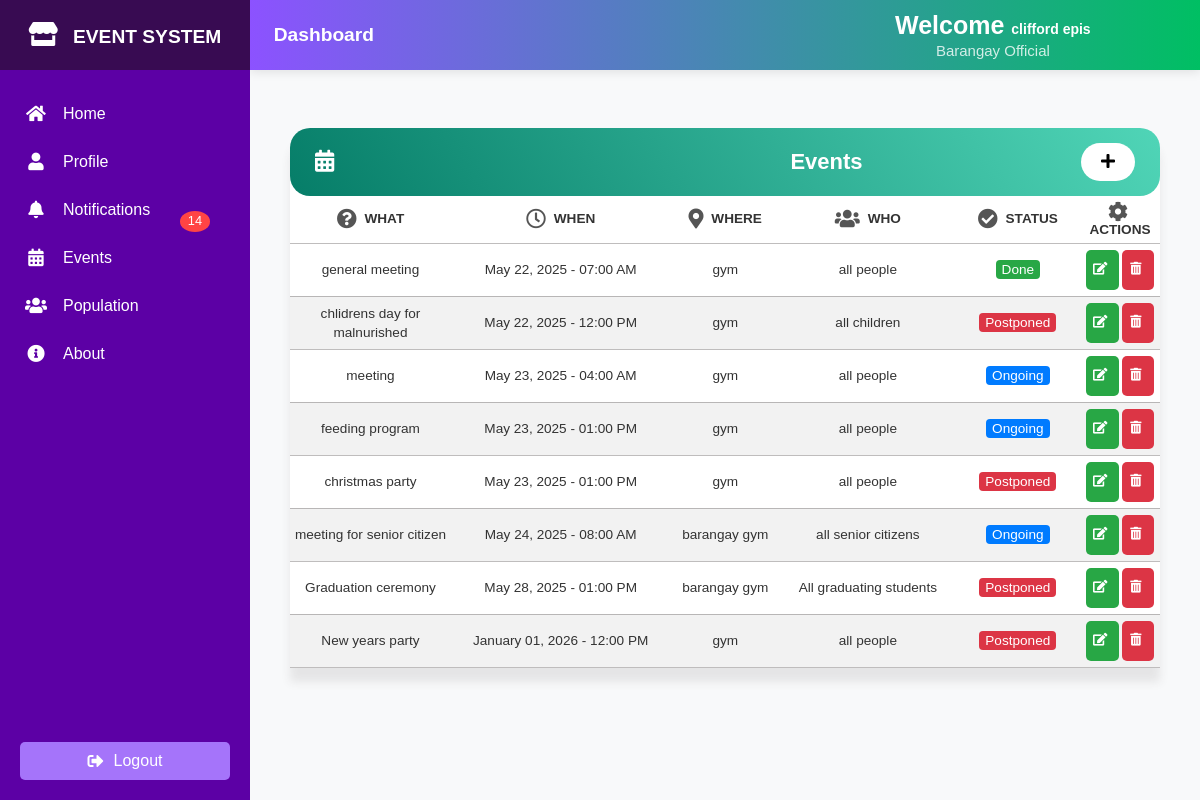
Screenshot of /events/list/ (signed in) with the database file from the repository.
### accounts/models.py (models this page shows, shortened)
class User(AbstractUser):
    ROLE_CHOICES = [
        ('OFFICIAL', 'Barangay Official'),
        ('MEMBER', 'Member'),
    ]
    GENDER_CHOICES = [
        ('M', 'Male'),
        ('F', 'Female'),
        ('O', 'Other'),
    ]
    full_name = models.CharField(_('full name'), max_length=100)
    birthdate = models.DateField(null=False, blank=False)
    age = models.PositiveIntegerField(null=True, blank=True, default=0)
    gender = models.CharField(_('gender'), max_length=1, choices=GENDER_CHOICES)
    address = models.TextField(_('address'))
    contact_no = models.CharField(_('contact number'), max_length=11)
    is_pwd = models.BooleanField(_('PWD'), default=False)
    is_4ps_member = models.BooleanField(_('4Ps Member'), default=False)
    is_senior_citizen = models.BooleanField(_('Senior Citizen'), default=False)
    role = models.CharField(_('role'), max_length=10, choices=ROLE_CHOICES, default='MEMBER')
    created_at = models.DateTimeField(auto_now_add=True)  # Add field to track signup time
    class Meta:
        verbose_name = _('user')
        verbose_name_plural = _('users')

### events/models.py (models this page shows, shortened)
class Event(models.Model):
    STATUS_CHOICES = [
        ('ongoing', 'Ongoing'),
        ('done', 'Done'),
        ('postponed', 'Postponed'),
    ]
    what = models.CharField(max_length=100)
    when = models.DateTimeField()
    where = models.CharField(max_length=100)
    who = models.CharField(max_length=100)
    status = models.CharField(max_length=20, choices=STATUS_CHOICES, default='ongoing')
    created_by = models.ForeignKey(User, on_delete=models.SET_NULL, null=True, blank=True, related_name='created_events')
    created_at = models.DateTimeField(auto_now_add=True)
    updated_at = models.DateTimeField(auto_now=True)
    def __str__(self):
        return f"{self.what} ({self.get_status_display()})"

### events/views.py (the view, shortened to what this page needs)
# urls.py: path('list/', views.event_list, name='event-list'),
@login_required
def event_list(request):
    is_admin_request = request.path.startswith('/admin/')
    if not is_admin_request:
        expired_events = Event.objects.filter(
            when__lt=timezone.now(),
            status='ongoing'
        )
        current_time = timezone.now()
        events = Event.objects.filter(
            when__gte=current_time - timezone.timedelta(hours=24)
        ).order_by('when')
        starting_events = Event.objects.filter(
            when__gte=current_time - timezone.timedelta(minutes=5),
            when__lte=current_time + timezone.timedelta(minutes=5),
            status='ongoing'
        ).exclude(id__in=Notification.objects.filter(event__isnull=False).values('event'))
        nearing_events = Event.objects.filter(
            when__gte=timezone.now(),
            when__lte=timezone.now() + timezone.timedelta(hours=24)
        ).exclude(id__in=Notification.objects.filter(event__isnull=False).values('event'))
    else:
        events = Event.objects.all().order_by('when')
    logger.debug(f"Events retrieved: {events}")
    context = {
        'events': events,
        'is_official': request.user.role == 'OFFICIAL',
    }
    return render(request, 'events/event_list.html', context)

### library_system/context_processors.py (called while the page is built)
def unread_notifications(request):
    if request.user.is_authenticated:
        unread_count = Notification.objects.filter(user=request.user, is_read=False).count()
    else:
        unread_count = 0
    return {'unread_count': unread_count}

### events/templates/events/event_list.html (shortened to what this page needs)
{% extends 'partial/base.html' %}
{% load static %}
{% block extra_css %}
<link rel="stylesheet" href="https://cdn.jsdelivr.net/npm/flatpickr/dist/flatpickr.min.css">
<link rel="stylesheet" href="{% static 'events/event_list.css' %}">
{% endblock %}
{% block content %}
<div class="table-container events-table-full">
    <div class="table-header-full">
        <h2><i class="fas fa-calendar-alt"></i> Events</h2>
        {% if is_official %}
            <button class="add-btn"><i class="fas fa-plus"></i></button>
        {% endif %}
    </div>
    <table>
        <thead>
            <tr>
                <th><i class="fas fa-question-circle"></i> WHAT</th>
                <th><i class="far fa-clock"></i> WHEN</th>
                <th><i class="fas fa-map-marker-alt"></i> WHERE</th>
                <th><i class="fas fa-users"></i> WHO</th>
                <th><i class="fas fa-check-circle"></i> STATUS</th>
                {% if is_official %}
                    <th><i class="fas fa-cog"></i> ACTIONS</th>
                {% endif %}
            </tr>
        </thead>
        <tbody>
            {% for event in events %}
                <tr class="event-row"
                    data-event-id="{{ event.id }}"
                    data-created-by="{{ event.created_by.full_name|default:'Unknown' }}"
                    data-what="{{ event.what }}"
                    data-when="{{ event.when|date:'F d, Y - h:i A' }}"
                    data-where="{{ event.where }}"
                    data-who="{{ event.who }}"
                    data-status="{{ event.status }}"
                    data-status-display="{{ event.get_status_display }}"
                    role="button"
                    aria-label="View event details">
                    <td>{{ event.what }}</td>
                    <td>{{ event.when|date:"F d, Y - h:i A" }}</td>
                    <td>{{ event.where }}</td>
                    <td>{{ event.who }}</td>
                    <td class="status-column"><span class="status-{{ event.status }}">{{ event.get_status_display }}</span></td>
                    {% if is_official %}
                        <td class="action-cell">
                            <div class="action-buttons">
                                <button class="action-btn edit" data-event-id="{{ event.id }}"><i class="fas fa-edit"></i></button>
                                <button class="action-btn delete" data-event-id="{{ event.id }}"><i class="fas fa-trash-alt"></i></button>
                            </div>
                        </td>
                    {% endif %}
                </tr>
            {% empty %}
                <tr>
                    <td colspan="{% if is_official %}6{% else %}5{% endif %}" class="empty-message">
                        <i class="fas fa-calendar-times"></i> No events yet. {% if is_official %}Click "Plus button" to create your first event!{% endif %}
                    </td>
                </tr>
            {% endfor %}
        </tbody>
    </table>
</div>
{% endblock %}

### templates/partial/base.html (shortened to what this page needs)
{% load static %}
<!DOCTYPE html>
<html lang="en">
<head>
    <link rel="stylesheet" href="{% static 'combinednavANDside.css' %}">
    <link rel="stylesheet" href="https://cdnjs.cloudflare.com/ajax/libs/font-awesome/5.15.3/css/all.min.css"/>
    {% block extra_css %}
    {% endblock %}
</head>
<body>
    <div class="side-menu">
        <div class="brand-name">
            <h1><i class="fas fa-store"></i> EVENT SYSTEM</h1>
        </div>
        {% if user.is_authenticated %}
            <ul>
                <li>
                    <a href="{% url 'dashboard-dashboard' %}">
                        <i class="fas fa-home"></i><span>Home</span>
                    </a>
                </li>
                <li>
                    <a href="{% url 'edit-profile' %}" target="_parent">
                        <i class="fas fa-user"></i><span>Profile</span>
                    </a>
                </li>
                <li>
                    <a href="{% url 'notifications' %}" class="notification-link">
                        <i class="fas fa-bell"></i><span>Notifications</span>
                        {% if unread_count > 0 %}
                            <span class="badge">{{ unread_count }}</span>
                        {% endif %}
                    </a>
                </li>
                <li>
                    <a href="/events/list">
                        <i class="fas fa-calendar-alt"></i><span>Events</span>
                    </a>
                </li>
                <li>
                    <a href="{% url 'population' %}">
                        <i class="fas fa-users"></i><span>Population</span>
                    </a>
                </li>
                <li>
                    <a href="{% url 'about' %}">
                        <i class="fas fa-info-circle"></i><span>About</span>
                    </a>
                </li>
            </ul>
        {% endif %}
        <div class="logout-menu">
            {% if user.is_authenticated %}
                <a href="#" class="logout-btn" id="logoutTrigger">
                    <i class="fas fa-sign-out-alt"></i><span>Logout</span>
                </a>
            {% endif %}
        </div>
    </div>
    <div class="container">
        <div class="header">
            <div class="nav">
                <div class="nav-left">
                    <a href="{% url 'dashboard-dashboard' %}">Dashboard</a>
                </div>
                <div class="nav-right">
                    {% if not user.is_authenticated %}
                        <a href="{% url 'login' %}" class="btn">Log in</a>
                        <a href="{% url 'signup' %}" class="btn">Sign up</a>
                    {% else %}
                        <div class="user-info-display">
                            <div class="user-name-display"><span>Welcome </span>{{ user.full_name|default:user.username }}</div>
                            {% if user.get_role_display %}
                                <div class="user-role-display">{{ user.get_role_display }}</div>
                            {% endif %}
                        </div>
                    {% endif %}
                </div>
            </div>
        </div>
        <div class="content">
            {% block content %}
            {% endblock %}
        </div>
    </div>
</body>
</html>

### static/combinednavANDside.css (style rules this page uses)
* { margin: 0; padding: 0; box-sizing: border-box; font-family: 'Poppins', sans-serif; }
body { min-height: 100vh; background-color: #f8f9fa; }
a { text-decoration: none; color: inherit; }
li { list-style: none; }
h1, h2 { color: #444; }
.side-menu { position: fixed; background: #5c00a5; width: 250px; min-height: 100vh; display: flex; flex-direction: column; z-index: 1000; transition: all 0.3s ease; top: 0; left: 0; }
.side-menu .brand-name { height: 70px; display: flex; align-items: center; justify-content: center; background: #380b52; padding: 0 20px; }
.side-menu .brand-name h1 { color: white; font-size: 1.2rem; white-space: nowrap; }
.side-menu .brand-name i { margin-right: 10px; font-size: 1.5rem; }
.side-menu ul { margin-top: 20px; }
.side-menu li { padding: 15px 20px; color: white; display: flex; align-items: center; transition: all 0.3s ease; border-left: 4px solid transparent; }
.side-menu li a { display: flex; align-items: center; width: 100%; color: inherit; }
.side-menu li i { margin-right: 15px; font-size: 1.1rem; width: 24px; text-align: center; }
.side-menu li a.notification-link { position: relative; }
.side-menu li a .badge { position: absolute; top: 10px; right: 20px; background: #FF4444; color: white; border-radius: 50%; padding: 4px 8px; font-size: 0.8rem; min-width: 20px; text-align: center; line-height: 1; }
.logout-menu { margin-top: auto; padding: 20px; text-align: center; }
.logout-btn, .login-btn { background: #a574fa; color: white; padding: 10px 20px; border-radius: 5px; display: flex; align-items: center; justify-content: center; transition: all 0.3s ease; font-weight: 500; }
.logout-btn i, .login-btn i { margin-right: 10px; }
.container { position: relative; margin-left: 250px; width: calc(100% - 250px); min-height: 100vh; transition: all 0.3s ease; }
.header { position: fixed; top: 0; right: 0; width: calc(100% - 250px); height: 70px; background: linear-gradient(90deg, #8c52ff, #00bf63); display: flex; align-items: center; justify-content: center; box-shadow: 0 2px 10px rgba(0, 0, 0, 0.1); z-index: 999; }
.header .nav { width: 95%; display: flex; align-items: center; justify-content: space-between; }
.nav-left a { color: white; font-weight: bold; font-size: 1.2rem; transition: all 0.3s ease; }
.nav-right { display: flex; align-items: center; gap: 15px; }
.user-info-display { display: flex; flex-direction: column; align-items: center; justify-content: center; color: white; padding: 0 10px; text-align: center; max-width: 300px; margin-right: 2cm; }
.user-name-display { color: rgb(255, 255, 255); }
.user-name-display span { color: rgb(255, 255, 255); font-size: 25px; }
.user-name-display { font-weight: 600; font-size: 14px; line-height: 1.2; white-space: nowrap; overflow: hidden; text-overflow: ellipsis; width: 100%; }
.user-role-display { font-size: 15px; color: rgba(255, 255, 255, 0.8); line-height: 1.2; margin-top: 2px; white-space: nowrap; overflow: hidden; text-overflow: ellipsis; width: 100%; }
.user-name-display, .user-role-display { white-space: nowrap; overflow: hidden; text-overflow: ellipsis; width: 100%; }
.content { padding: 90px 20px 20px; min-height: calc(100vh - 70px); margin-left: 0; overflow-y: auto; overflow-x: hidden; }

### events/templates/events/event_list.html (style rules this page uses)
.events-table-full td { line-height: 1.4; }
.events-table-full table { width: 100%; table-layout: fixed; margin-left: 0; }
.events-table-full th, .events-table-full td { font-size: 0.85rem; padding: 6px 3px; text-align: center; word-wrap: break-word; }
.events-table-full th:last-child, .events-table-full td:last-child { width: 80px; padding: 6px 6px; }
.events-table-full .action-buttons { display: flex; justify-content: center; gap: 3px; }
.events-table-full .action-btn { padding: 3px; font-size: 0.8rem; }
.events-table-full th i, .events-table-full td i { margin-right: 4px; }
.status-done { background-color: #28a745; color: #fff; padding: 2px 6px; border-radius: 4px; display: inline; }
.status-postponed { background-color: #dc3545; color: #fff; padding: 2px 6px; border-radius: 4px; display: inline; }
.status-ongoing { background-color: #007bff; color: #fff; padding: 2px 6px; border-radius: 4px; display: inline; }

### rows the page displays
User: full_name "clifford epis", role "Barangay Official"
Event: what "general meeting", when "May 22, 2025 - 07:00 AM", where "gym", who "all people", status "Done"
Event: what "chlidrens day for malnurished", when "May 22, 2025 - 12:00 PM", where "gym", who "all children", status "Postponed"
Event: what "meeting", when "May 23, 2025 - 04:00 AM", where "gym", who "all people", status "Ongoing"
Event: what "feeding program", when "May 23, 2025 - 01:00 PM", where "gym", who "all people", status "Ongoing"
Event: what "christmas party", when "May 23, 2025 - 01:00 PM", where "gym", who "all people", status "Postponed"
Event: what "meeting for senior citizen", when "May 24, 2025 - 08:00 AM", where "barangay gym", who "all senior citizens", status "Ongoing"
Event: what "Graduation ceremony", when "May 28, 2025 - 01:00 PM", where "barangay gym", who "All graduating students", status "Postponed"
Event: what "New years party", when "January 01, 2026 - 12:00 PM", where "gym", who "all people", status "Postponed"

### other values shown
{{ unread_count }} "14"
